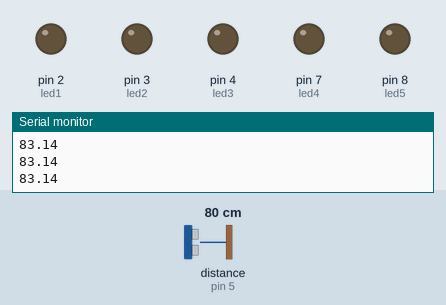
Bench run of a sketch on a simulated Arduino Uno, built with avr-gcc and run on an emulated ATmega328P. Shown: output pins drawn as LEDs (lit = HIGH), the last lines printed to the serial monitor. Wiring (inferred from the names in the program): ultrasonic range finder: trigger pin 6; echo pin 5. Inputs (shaded band) come from the test bench; at power-on: distance to the obstacle (sensor on pin 5) 80 cm. The echo pulse lasts 58.3 µs per cm; pins used as bus, display or sensor lines are not drawn.

Above: at 1.2 s.
1.3 s: distance to the obstacle (sensor on pin 5) set to 17 cm
2.8 s: distance to the obstacle (sensor on pin 5) set to 14 cm
At 3.4 s:
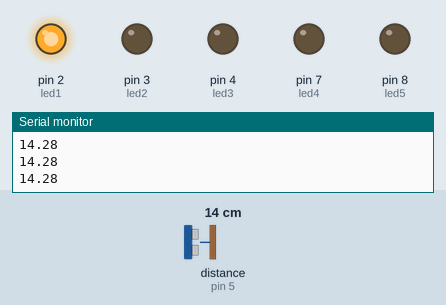
4.3 s: distance to the obstacle (sensor on pin 5) set to 2 cm
At 5.4 s:
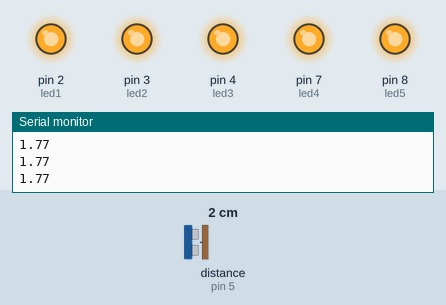
5.8 s: distance to the obstacle (sensor on pin 5) set to 6 cm
At 7.0 s:
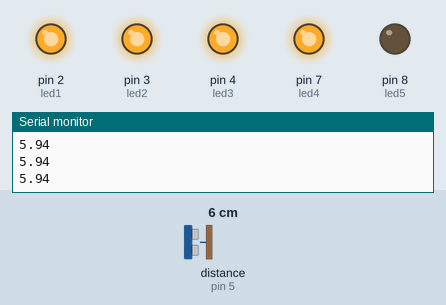
7.3 s: distance to the obstacle (sensor on pin 5) set to 9 cm
At 7.9 s:
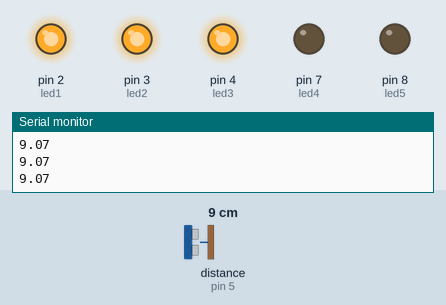
8.8 s: distance to the obstacle (sensor on pin 5) set to 4 cm
At 9.9 s:
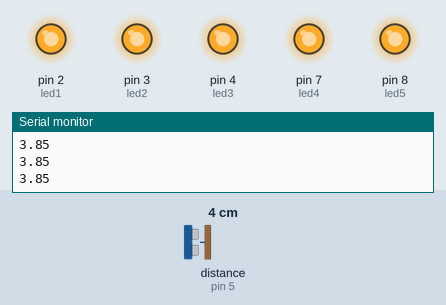
Timing chart, 0 to 11.3 s (numbered marks = the images above; inputs shaded):
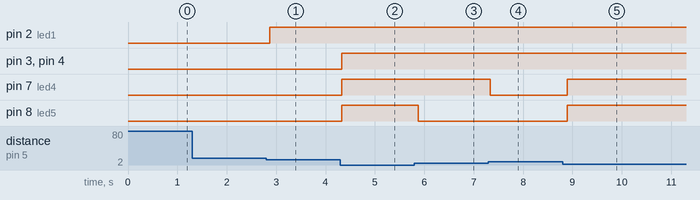

The sketch:

sketch_mar18b.ino
```cpp
int trigpin = 6;
int echopin = 5;
float x1,x2,x3,x4,x5,x6 ;
float echotime ;
float Distance ;    // in meter
float velocity = 34000; //m/s;
float height1 = 16;//in CM

#define led1 2
#define led2 3
#define led3 4
#define led4 7
#define led5 8


void setup() {

 pinMode(trigpin , OUTPUT);
 pinMode(echopin , INPUT);
 pinMode(2,OUTPUT);
 pinMode(3,OUTPUT);
 pinMode(4,OUTPUT);
 pinMode(7,OUTPUT);
 pinMode(8,OUTPUT);
 Serial.begin(9600);
Serial.println(height1);

}


void loop()
{
 digitalWrite(trigpin , LOW);
 delayMicroseconds(2000);
 digitalWrite( trigpin , HIGH);
 delayMicroseconds(10);
 digitalWrite( trigpin , LOW);
 echotime = pulseIn ( echopin , HIGH);
 echotime = echotime/1000000 ;             // convert Microseconds into Seconds

 Distance = velocity * echotime ;
 Distance = (Distance /1.9);
 Serial.println(Distance);

 //... led1
 if(Distance<15)
 {
digitalWrite(led1,HIGH);
}

 if(Distance>15)
 {
digitalWrite(led1,LOW);
}

//...led2
 if(Distance<13)
 {
digitalWrite(led2,HIGH);
}

 if(Distance>13)
 {
digitalWrite(led2,LOW);
}

//..led3
if(Distance<10)
 {
digitalWrite(led3,HIGH);
}

 if(Distance>10)
 {
digitalWrite(led3,LOW);
}
//...led4
if(Distance<8)
 {
digitalWrite(led4,HIGH);
}
 if(Distance>8)
 {
digitalWrite(led4,LOW);
}
//... led5

if(Distance<4)
 {
digitalWrite(led5,HIGH);
}
 if(Distance>4)
 {
digitalWrite(led5,LOW);
}


Serial.println(Distance);

delay(100);
}
```

Measured:
- the behaviour switches between 15 and 14 cm on distance to the obstacle (sensor on pin 5) (found by bisection; images 0 and 1)
- the behaviour switches between 4 and 5 cm on distance to the obstacle (sensor on pin 5) (found by bisection; images 2 and 3)
- the behaviour switches between 7 and 8 cm on distance to the obstacle (sensor on pin 5) (found by bisection; images 3 and 4)
- after the input at 2.8 s, pin 2 (led1): LOW → HIGH after 0.07 s
- after the input at 4.3 s, pin 3 (led2), pin 4 (led3), pin 7 (led4), pin 8 (led5): LOW → HIGH at once
- after the input at 5.8 s, pin 8 (led5): HIGH → LOW after 0.08 s
- after the input at 7.3 s, pin 7 (led4): HIGH → LOW at once
- after the input at 8.8 s, pin 7 (led4), pin 8 (led5): LOW → HIGH after 0.09 s
